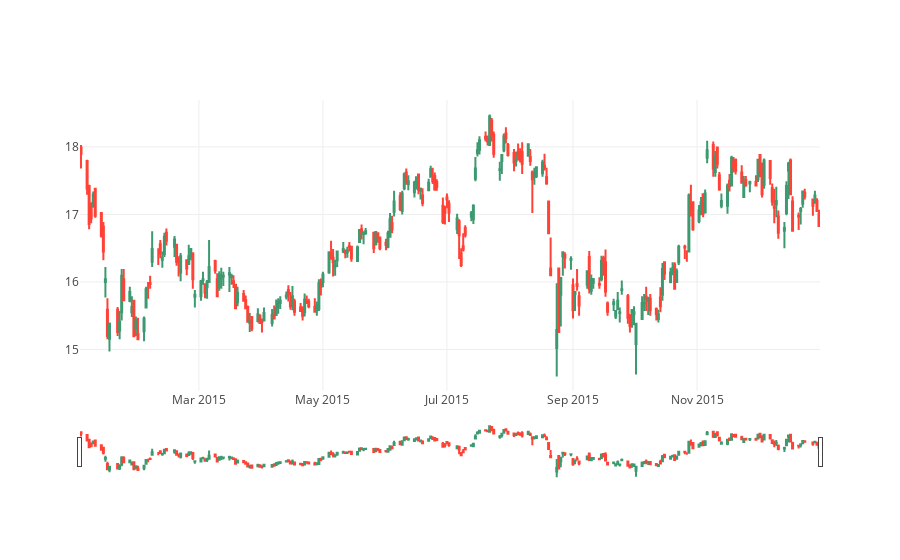

Here is the notebook cell this chart was saved with:
### Code cell
## attempt

df = BAC.loc['2015-01-01':'2016-01-01'][['Open', 'High', 'Low', 'Close']]

#df[['Open', 'High', 'Low', 'Close']]['2018-01-01':'20XX-XX-XX'].iplot(kind="candle")

fig = go.Figure(data=[go.Candlestick(x=df.index,
                open=df['Open'],
                high=df['High'],
                low=df['Low'],
                close=df['Close'])])

fig.show()

### Figure 1 — Plotly figure (JSON) as saved in the notebook; plotly's stock layout.template omitted (floating-point values rounded to 4 significant figures; data arrays with more than 128 entries replaced by an {"elided": "..."} marker saying what was removed)
{"data": [{"close": {"elided": "252 float values"}, "high": {"elided": "252 float values"}, "low": {"elided": "252 float values"}, "open": {"elided": "252 float values"}, "type": "candlestick", "uid": "5bee8ab8-9a13-4695-8e18-2c3749146155", "x": {"elided": "252 str values"}}], "layout": {"autosize": true, "xaxis": {"autorange": true, "range": ["2015-01-01 12:00", "2015-12-31 12:00"], "rangeslider": {"autorange": true, "range": ["2015-01-01 12:00", "2015-12-31 12:00"], "yaxis": {"_template": null, "rangemode": "match"}}, "type": "date"}, "yaxis": {"autorange": true, "range": [14.38, 18.7]}}}
